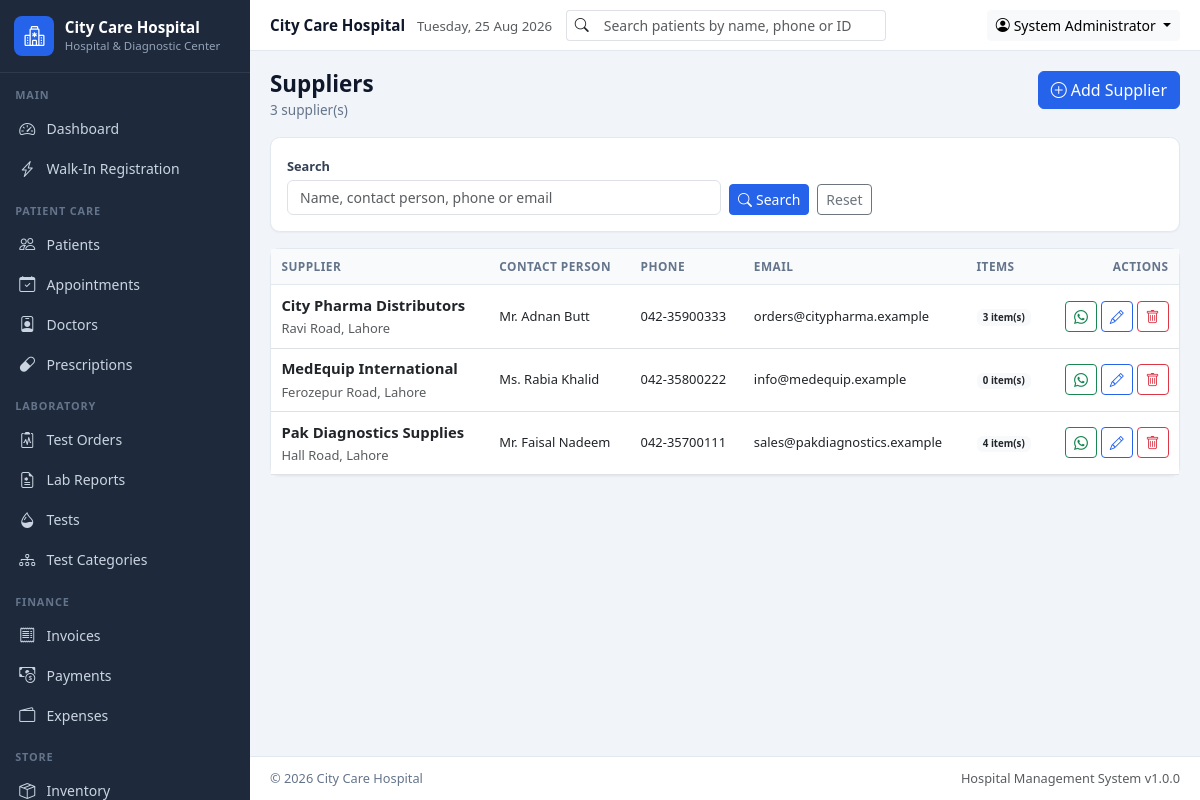
Screenshot of /modules/suppliers/index.php (signed in) with the database file from the repository.
### tables this page shows
CREATE TABLE IF NOT EXISTS suppliers (
  id INT AUTO_INCREMENT PRIMARY KEY,
  name VARCHAR(100) NOT NULL,
  contact_person VARCHAR(100),
  phone VARCHAR(20),
  email VARCHAR(100),
  address TEXT,
  notes TEXT,
  created_at TIMESTAMP DEFAULT CURRENT_TIMESTAMP
);

### includes/functions.php (called while the page is built, shortened)
<?php
function sanitize($input)
{
    return htmlspecialchars((string)($input ?? ''), ENT_QUOTES, 'UTF-8');
}
function get($key, $default = '')
{
    return isset($_GET[$key]) ? (is_array($_GET[$key]) ? $_GET[$key] : trim((string)$_GET[$key])) : $default;
}
function getSetting($key, $default = '')
{
    global $pdo;
    static $cache = null;
    if ($cache === null) {
        $cache = [];
        try {
            foreach ($pdo->query('SELECT setting_key, setting_value FROM settings') as $row) {
                $cache[$row['setting_key']] = $row['setting_value'];
            }
        } catch (Exception $e) {
            $cache = [];
        }
    }
    if (array_key_exists($key, $cache) && $cache[$key] !== null && $cache[$key] !== '') {
        return $cache[$key];
    }
    return $default;
}
function currentPage()
{
    $page = (int)($_GET['page'] ?? 1);
    return $page > 0 ? $page : 1;
}
function whatsappLink($phone, $message)
{
    $digits = preg_replace('/\D+/', '', (string)$phone);
    $code = preg_replace('/\D+/', '', getSetting('country_code', '92'));
    if ($digits !== '' && strpos($digits, '0') === 0) {
        $digits = $code . substr($digits, 1);
    }
    return 'https://wa.me/' . $digits . '?text=' . rawurlencode($message);
}
function fetchAll($sql, array $params = [])
{
    global $pdo;
    $stmt = $pdo->prepare($sql);
    $stmt->execute($params);
    return $stmt->fetchAll();
}

### modules/suppliers/index.php (the view, shortened to what this page needs)
<?php
$search = get('q');
$page   = currentPage();
$offset = ($page - 1) * PER_PAGE;
$where = '';
$params = [];
$suppliers = fetchAll("SELECT s.*, (SELECT COUNT(*) FROM inventory_items i WHERE i.supplier_id = s.id) AS item_count
    FROM suppliers s $where ORDER BY s.name LIMIT " . (int)PER_PAGE . ' OFFSET ' . (int)$offset, $params);
$pageActions = '<a href="' . BASE_URL . '/modules/suppliers/add.php" class="btn btn-primary"><i class="bi bi-plus-circle me-1"></i>Add Supplier</a>';
require_once INC_PATH . '/header.php';
?>
<div class="card mb-3">
    <div class="card-body">
        <form class="row g-2 align-items-end" method="get">
            <div class="col-md-6">
                <label class="form-label">Search</label>
                <input type="search" name="q" class="form-control" value="<?= sanitize($search) ?>" placeholder="Name, contact person, phone or email">
            </div>
            <div class="col-md-6 d-flex gap-2">
                <button class="btn btn-primary btn-sm"><i class="bi bi-search me-1"></i>Search</button>
                <a href="<?= BASE_URL ?>/modules/suppliers/index.php" class="btn btn-outline-secondary btn-sm">Reset</a>
            </div>
        </form>
    </div>
</div>
<div class="card">
    <div class="table-responsive">
        <table class="table table-hover align-middle mb-0">
            <thead><tr><th>Supplier</th><th>Contact person</th><th>Phone</th><th>Email</th><th>Items</th><th class="text-end">Actions</th></tr></thead>
            <tbody>
            <?php foreach ($suppliers as $s): ?>
                <tr>
                    <td>
                        <div class="fw-semibold"><?= sanitize($s['name']) ?></div>
                        <?php if ($s['address']): ?><small class="text-muted"><?= sanitize($s['address']) ?></small><?php endif; ?>
                    </td>
                    <td class="small"><?= sanitize($s['contact_person'] ?: '-') ?></td>
                    <td class="small"><?= sanitize($s['phone'] ?: '-') ?></td>
                    <td class="small"><?= sanitize($s['email'] ?: '-') ?></td>
                    <td class="small"><a href="<?= BASE_URL ?>/modules/inventory/index.php?supplier_id=<?= (int)$s['id'] ?>" class="badge bg-light text-dark"><?= (int)$s['item_count'] ?> item(s)</a></td>
                    <td class="text-end text-nowrap">
                        <?php if ($s['phone']): ?>
                            <a href="<?= sanitize(whatsappLink($s['phone'], 'Hello ' . $s['name'] . ', this is ' . getSetting('hospital_name', APP_NAME) . '.')) ?>"
                               target="_blank" class="btn btn-sm btn-outline-success" title="WhatsApp"><i class="bi bi-whatsapp"></i></a>
                        <?php endif; ?>
                        <a href="add.php?id=<?= (int)$s['id'] ?>" class="btn btn-sm btn-outline-primary"><i class="bi bi-pencil"></i></a>
                        <form method="post" class="d-inline">
                            <button class="btn btn-sm btn-outline-danger" data-confirm="Delete supplier <?= sanitize($s['name']) ?>?"><i class="bi bi-trash"></i></button>
                        </form>
                    </td>
                </tr>
            <?php endforeach; ?>
            </tbody>
        </table>
    </div>
</div>
<?php require_once INC_PATH . '/footer.php'; ?>

### assets/css/custom.css (style rules this page uses)
:root { --hms-primary: #2563EB; --hms-success: #16A34A; --hms-warning: #D97706; --hms-danger: #DC2626; --hms-sidebar: #1E293B; --hms-sidebar-hover: #334155; --hms-body: #F1F5F9; --hms-border: #E2E8F0; --hms-muted: #64748B; --hms-sidebar-width: 250px; }
body { background: var(--hms-body); font-family: "Segoe UI", Roboto, "Helvetica Neue", Arial, sans-serif; font-size: 0.925rem; color: #0F172A; }
a { text-decoration: none; }
.btn-primary, .bg-primary { background-color: var(--hms-primary) !important; border-color: var(--hms-primary) !important; }
.btn-outline-primary { color: var(--hms-primary); border-color: var(--hms-primary); }
.card { border: 1px solid var(--hms-border); border-radius: .6rem; box-shadow: 0 1px 2px rgba(15,23,42,.04); }
.table > :not(caption) > * > * { padding: .55rem .65rem; }
.table thead th { font-size: .74rem; text-transform: uppercase; letter-spacing: .04em; color: var(--hms-muted); background: #F8FAFC; border-bottom: 1px solid var(--hms-border); font-weight: 700; }
.form-label { font-size: .8rem; font-weight: 600; color: #334155; margin-bottom: .25rem; }
.form-control, .form-select { font-size: .875rem; }

### rows the page displays
suppliers: name "City Pharma Distributors", address "Ravi Road, Lahore", contact_person "Mr. Adnan Butt", phone "042-35900333", email "orders@citypharma.example", item_count "3"
suppliers: name "MedEquip International", address "Ferozepur Road, Lahore", contact_person "Ms. Rabia Khalid", phone "042-35800222", email "info@medequip.example", item_count "0"
suppliers: name "Pak Diagnostics Supplies", address "Hall Road, Lahore", contact_person "Mr. Faisal Nadeem", phone "042-35700111", email "sales@pakdiagnostics.example", item_count "4"

### other values shown
getSetting('hospital_name', 'City Care Hospital') "City Care Hospital"
getSetting('hospital_tagline', 'Hospital &amp; Diagnostic Center') "Hospital & Diagnostic Center"
$group['label'] "MAIN"
$item['text'] "Dashboard"
$item['text'] "Walk-In Registration"
$group['label'] "PATIENT CARE"
$item['text'] "Patients"
$item['text'] "Appointments"
$item['text'] "Doctors"
$item['text'] "Prescriptions"
$group['label'] "LABORATORY"
$item['text'] "Test Orders"
$item['text'] "Lab Reports"
$item['text'] "Tests"
$item['text'] "Test Categories"
